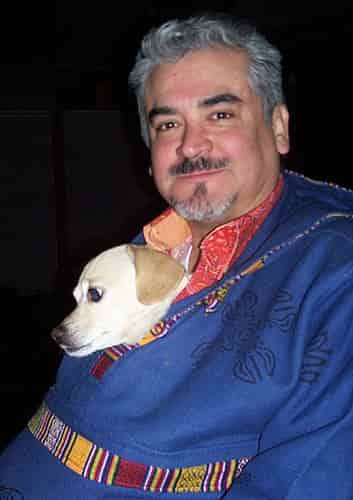
#> input picture tests/data/VOCdevkit/VOC2007/JPEGImages/000001.jpg, 353 x 500 px
$ python -i saliency.py   (imports and definitions only)   (older library calls are emulated)
#> lines starting #> are read from the running program, lines starting #| are printed output that depends on the picture; after the words box and inside, x2 and y2 are one past the last pixel; in counts of white or black regions, pixels touching at a corner belong together
"""
saliency.py - An implementation of Zhang and Sclaroff's Boolean Map Saliency
algorithm. http://cs-people.bu.edu/jmzhang/BMS/BMS_iccv13_preprint.pdf.

author: Frank Liu - frank.zijie@gmail.com
modifications by: Sai Prajwal Kotamraju - saiprajwal.kotamraju@gmail.com

Redistribution and use in source and binary forms, with or without
modification, are permitted provided that the following conditions are met:
    * Redistributions of source code must retain the above copyright
      notice, this list of conditions and the following disclaimer.
    * Redistributions in binary form must reproduce the above copyright
      notice, this list of conditions and the following disclaimer in the
      documentation and/or other materials provided with the distribution.
    * Neither the name of the Frank Liu (fzliu) nor the
      names of its contributors may be used to endorse or promote products
      derived from this software without specific prior written permission.
THIS SOFTWARE IS PROVIDED BY THE COPYRIGHT HOLDERS AND CONTRIBUTORS "AS IS" AND
ANY EXPRESS OR IMPLIED WARRANTIES, INCLUDING, BUT NOT LIMITED TO, THE IMPLIED
WARRANTIES OF MERCHANTABILITY AND FITNESS FOR A PARTICULAR PURPOSE ARE
DISCLAIMED. IN NO EVENT SHALL Frank Liu (fzliu) BE LIABLE FOR ANY
DIRECT, INDIRECT, INCIDENTAL, SPECIAL, EXEMPLARY, OR CONSEQUENTIAL DAMAGES
(INCLUDING, BUT NOT LIMITED TO, PROCUREMENT OF SUBSTITUTE GOODS OR SERVICES;
LOSS OF USE, DATA, OR PROFITS; OR BUSINESS INTERRUPTION) HOWEVER CAUSED AND
ON ANY THEORY OF LIABILITY, WHETHER IN CONTRACT, STRICT LIABILITY, OR TORT
(INCLUDING NEGLIGENCE OR OTHERWISE) ARISING IN ANY WAY OUT OF THE USE OF THIS
SOFTWARE, EVEN IF ADVISED OF THE POSSIBILITY OF SUCH DAMAGE.
"""

# system imports
import argparse
import os
import timeit

# library imports
import cv2
import numpy as np
from skimage.color import gray2rgb, rgb2gray, rgb2lab
from skimage.io import imread, imsave
from skimage.transform import rescale


N_THRESHOLDS = 10


def activate_boolean_map(bool_map):
    """
        Performs activation on a single boolean map.
    """

    # use the boolean map as a mask for flood filling
    activation = np.array(bool_map, dtype=np.uint8)
    mask_shape = (bool_map.shape[0] + 2, bool_map.shape[1] + 2)
    ffill_mask = np.zeros(mask_shape, dtype=np.uint8)

    # top and bottom rows
    for i in range(0, activation.shape[0]):
        for j in [0, activation.shape[1] - 1]:
            if activation[i,j]:
                cv2.floodFill(activation, ffill_mask, (j, i), 0)

    # left and right columns
    for i in [0, activation.shape[0] - 1]:
        for j in range(0, activation.shape[1]):
            if activation[i,j]:
                cv2.floodFill(activation, ffill_mask, (j, i), 0)

    return activation

def compute_saliency(img):
    """
        Computes Boolean Map Saliency (BMS).
    """

    img_lab = rgb2lab(img)
#> img_lab: shape (500, 353, 3) float64; mean of channels 0, 1, 2 26.7, 8.4, -10.5
    img_lab -= img_lab.min()
#> img_lab: shape (500, 353, 3) float64; mean of channels 0, 1, 2 83.3, 64.9, 46
    img_lab /= img_lab.max()
#> img_lab: shape (500, 353, 3) float64; mean of channels 0, 1, 2 0.532, 0.415, 0.294
    thresholds = np.arange(0, 1, 1.0 / N_THRESHOLDS)[1:]

    # compute boolean maps
    bool_maps = []
    for thresh in thresholds:
        img_lab_T = img_lab.transpose(2, 0, 1)
        img_thresh = (img_lab_T > thresh)
        bool_maps.extend(list(img_thresh))
#> after the loop, bool_maps = 27 items

    # compute mean attention map
    attn_map = np.zeros(img_lab.shape[:2], dtype=np.float)
    for bool_map in bool_maps:
        attn_map += activate_boolean_map(bool_map)
#> this loop made 27 passes
#> pass 3, in activate_boolean_map (call 3), `activation = np.array(bool_map, dtype=np.uint8)`:
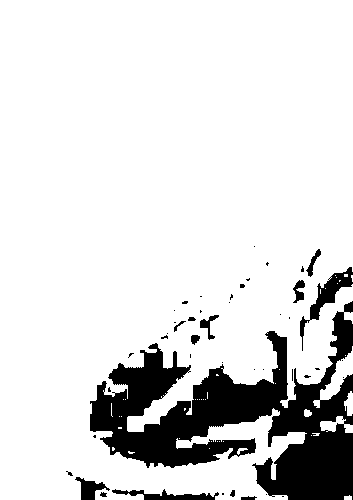
#> activation: shape (500, 353); values 0 (black) and 1 (white), 86.1% white; 45 black regions (32 under 20 px), largest, box (x1, y1, x2, y2) and area: (90, 301, 353, 500) 21871, (300, 267, 353, 351) 914, (112, 489, 219, 500) 539
#> pass 3, in compute_saliency, `attn_map += activate_boolean_map(bool_map)`:
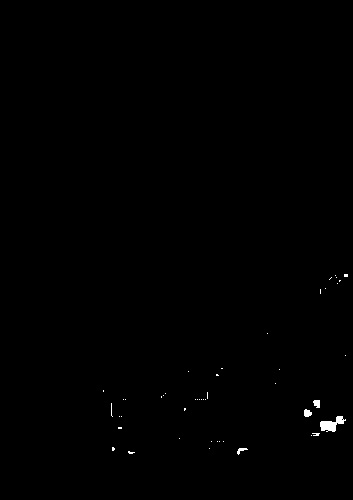
#> attn_map: shape (500, 353) float64; values 0 (black) and 1 (white), 0.27% white; 47 white regions (43 under 20 px), largest, box (x1, y1, x2, y2) and area: (320, 416, 346, 432) 215, (304, 409, 312, 417) 49, (313, 400, 320, 408) 45, (237, 448, 248, 455) 34
#> after the loop:
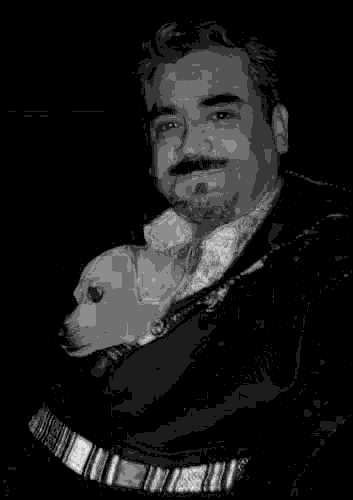
#> attn_map: shape (500, 353) float64; min 0, max 9, mean 0.888; drawn with min black and max white
    attn_map /= N_THRESHOLDS

    # gaussian smoothing
    attn_map = cv2.GaussianBlur(attn_map, (0, 0), 3)
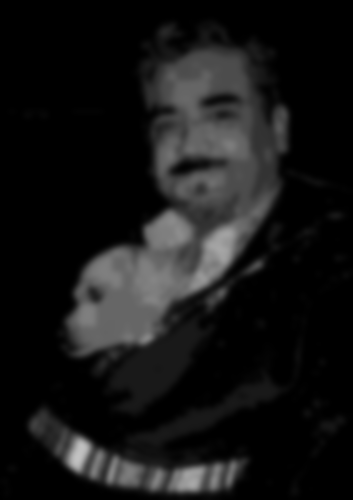
#> attn_map: shape (500, 353) float64; min 0, max 0.764, mean 0.0888

    # perform normalization
    norm = np.sqrt((attn_map**2).sum())
#> norm = 72.44
    attn_map /= norm
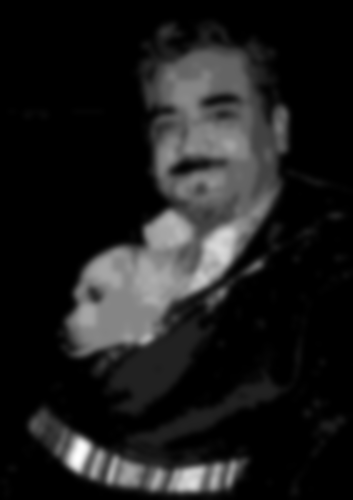
#> attn_map: shape (500, 353) float64; min 0, max 0.0105, mean 0.00123; drawn with min black and max white
    attn_map /= attn_map.max() / 255

    return attn_map.astype(np.uint8)

def findbooleansaliency(img):
    """
        Entry point.
    """

    # load the image
    ###img = imread(args['input'])
    '''
    if img.ndim == 2:
        img = gray2rgb(img)
    elif img.shape[2] == 4:
        img = img[:, :, :3]
    '''
    ###upper_dim = max(img.shape[:2])
    ###upper_dim = max(img.height,img.width)
    upper_dim = 1024

    # compute saliency
    img_sal = compute_saliency(img)
    return img_sal


def BMS_thresh(img, thresh=0.5):
    ###args = dict()
    ###args['input']=input
    ###salmap = findbooleansaliency(args)
    salmap = findbooleansaliency(img)
    ret,thresh_salmap = cv2.threshold(salmap,256*thresh,255,cv2.THRESH_BINARY)
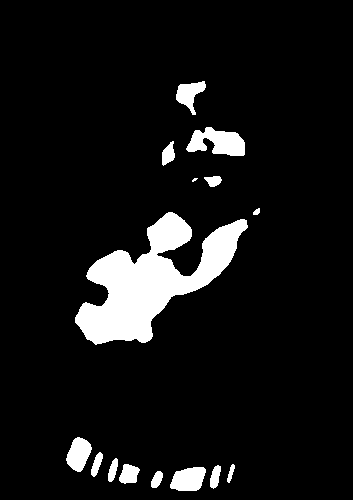
#> thresh_salmap: shape (500, 353); 8.1% white; 15 white regions (1 under 20 px), largest, box (x1, y1, x2, y2) and area: (75, 212, 248, 345) 10016, (186, 127, 245, 156) 1105, (170, 467, 206, 491) 674
#> ret = 128
    return thresh_salmap

>>> import cv2
>>> picture = cv2.cvtColor(cv2.imread('../../../tests/data/VOCdevkit/VOC2007/JPEGImages/000001.jpg'), cv2.COLOR_BGR2RGB)
>>> result = BMS_thresh(picture)
